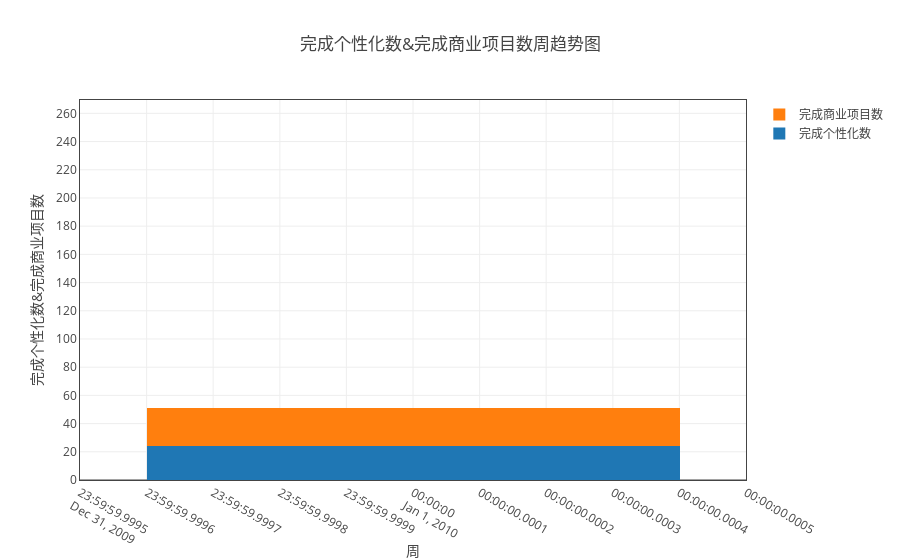
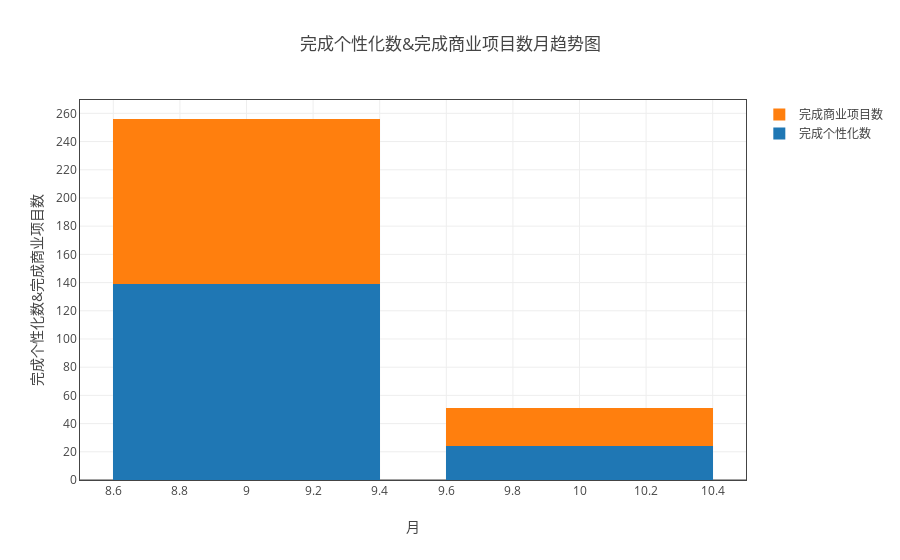

Notebook code for these charts, in order:
### Markdown cell above
### 分析组完成项目数

### Code cell
ss = myModule.format(all_df1 ,"日期（格式“月-周次”）" ,['完成商业项目数','完成个性化数'])
myModule.myPlot(ss.groupby('sum')).plot('stack_bar')
ss = myModule.format(all_df1 ,"month" ,['完成商业项目数','完成个性化数'])
myModule.myPlot(ss.groupby('sum')).plot('stack_bar',"月")

### Figure 1 — Plotly figure (JSON) as saved in the notebook; plotly's stock layout.template omitted (floating-point values rounded to 4 significant figures)
{"data": [{"name": "完成个性化数", "type": "bar", "uid": "68aef4e7-d1af-11e8-8ddb-a41f72875c19", "x": ["10-1", "9-1", "9-2", "9-3", "9-4"], "y": [24, 31, 39, 41, 28]}, {"name": "完成商业项目数", "type": "bar", "uid": "68aef4e8-d1af-11e8-8ddb-a41f72875c19", "x": ["10-1", "9-1", "9-2", "9-3", "9-4"], "y": [27, 26, 40, 23, 28]}], "layout": {"barmode": "stack", "title": "完成个性化数&完成商业项目数周趋势图", "xaxis": {"mirror": "all", "nticks": 20, "showgrid": true, "showline": true, "title": "周", "zeroline": true}, "yaxis": {"mirror": "all", "nticks": 20, "showgrid": true, "showline": true, "title": "完成个性化数&完成商业项目数", "zeroline": true}}}

### Figure 2 — Plotly figure (JSON) as saved in the notebook; plotly's stock layout.template omitted (floating-point values rounded to 4 significant figures)
{"data": [{"name": "完成个性化数", "type": "bar", "uid": "68aef4e9-d1af-11e8-8ddb-a41f72875c19", "x": [9, 10], "y": [139, 24]}, {"name": "完成商业项目数", "type": "bar", "uid": "68aef4ea-d1af-11e8-8ddb-a41f72875c19", "x": [9, 10], "y": [117, 27]}], "layout": {"barmode": "stack", "title": "完成个性化数&完成商业项目数月趋势图", "xaxis": {"mirror": "all", "nticks": 20, "showgrid": true, "showline": true, "title": "月", "zeroline": true}, "yaxis": {"mirror": "all", "nticks": 20, "showgrid": true, "showline": true, "title": "完成个性化数&完成商业项目数", "zeroline": true}}}
